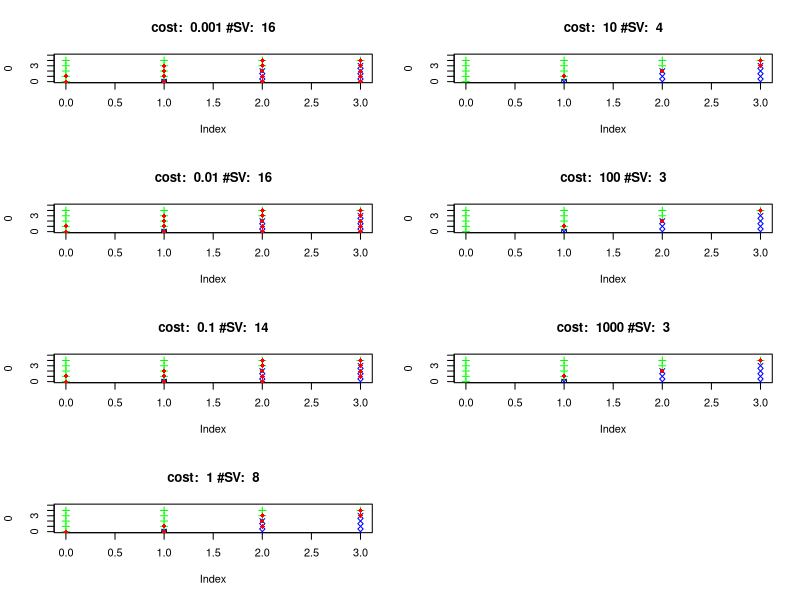

This figure's R source:
#************************************************
# Brandon Cabaleiro
# RCS: cabalb
# RIN: 661648482
# 6000 Level
#
# This R code is for lab1_svm5
#************************************************

library(e1071) 
m1 <- matrix( c( 
  0,    0,    0,    1,    1,    2,     1, 2,    3,    2,    3, 3, 0, 1,2,3, 
  0, 1, 2, 3, 
  1,    2,    3,    2,    3,    3,     0, 0,    0,    1, 1, 2, 4, 4,4,4,    0, 
  1, 2, 3, 
  1,    1,    1,    1,    1,    1,    -1,-1,  -1,-1,-1,-1, 1 ,1,1,1,     1, 
  1,-1,-1 
), ncol = 3 ) 

Y = m1[,3] 
X = m1[,1:2] 

df = data.frame( X , Y ) 

par(mfcol=c(4,2)) 
for( cost in c( 1e-3 ,1e-2 ,1e-1, 1e0,  1e+1, 1e+2 ,1e+3)) { 
  #cost <- 1 
  model.svm <- svm( Y ~ . , data = df ,  type = "C-classification" , kernel = 
                      "linear", cost = cost, 
                    scale =FALSE ) 
  #print(model.svm$SV) 
  
  plot(x=0,ylim=c(0,5), xlim=c(0,3),main= paste( "cost: ",cost, "#SV: ", 
                                                 nrow(model.svm$SV) )) 
  points(m1[m1[,3]>0,1], m1[m1[,3]>0,2], pch=3, col="green") 
  points(m1[m1[,3]<0,1], m1[m1[,3]<0,2], pch=4, col="blue") 
  points(model.svm$SV[,1],model.svm$SV[,2], pch=18 , col = "red") 
}
